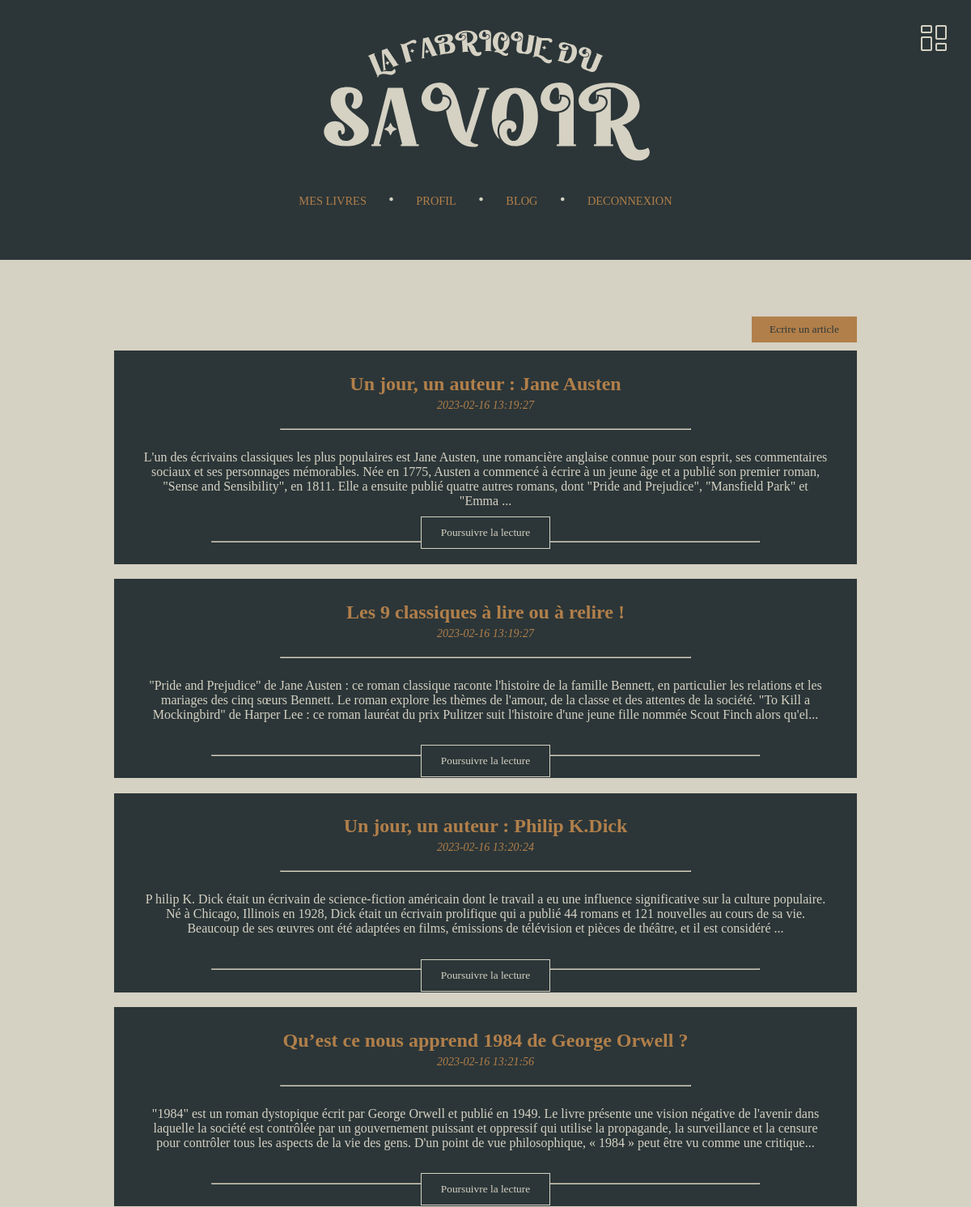
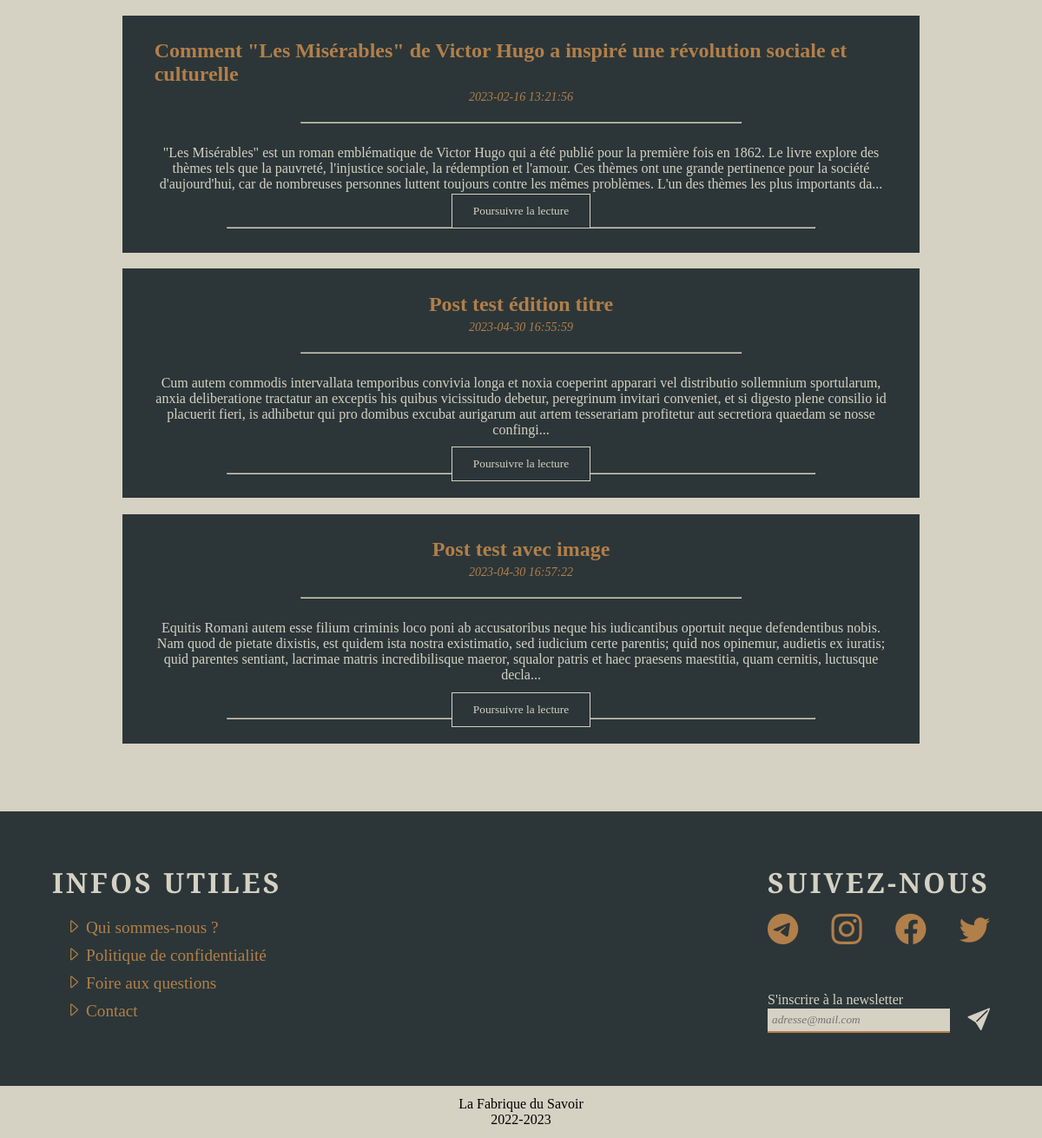
The app's page /controller/controller.pages.php?page=view.blog (signed in) with its own data (2 pictures, top to bottom).
### tables this page shows
CREATE TABLE `posts` (
  `id_post` int(11) NOT NULL,
  `title_post` varchar(100) NOT NULL,
  `date_post` timestamp NOT NULL DEFAULT current_timestamp(),
  `content_post` text NOT NULL,
  `id_user` int(11) DEFAULT NULL
);

### model/model.select.php (called while the page is built, shortened)
<?php
function select_posts($bdd){
    $stmt = $bdd->prepare(" SELECT * FROM posts");
    $stmt->execute();
    return $stmt->fetchAll();
}
?>

### view/view.blog.php (the view, shortened to what this page needs)
<div class="articles">
    <?php if(isset($_SESSION['user']['id_role']) && $_SESSION['user']['id_role'] == 1): ?>
        <a href="../controller/controller.pages.php?page=view.edit&id=0" class="write"><button class="initialize style-btn">Ecrire un article</button></a>
    <?php endif?>
    <?php
        $posts = select_posts($bdd);
        foreach($posts as $post):
    ?>
    <div class="article">
        <h2><?=$post['title_post']?></h2>
        <h3><?=$post['date_post']?></h3>
        <hr>
        <p class="extract"><?php echo substr(strip_tags($post['content_post']), 0, 400)."..."?></p>
        <a href="../controller/controller.pages.php?page=view.post&id=<?=$post['id_post']?>"><button class="initialize">Poursuivre la lecture</button></a>
    </div>
    <?php endforeach ?>
</div>

### view/css/all.css (style rules this page uses)
* { margin: 0; padding: 0; text-decoration: none; list-style-type: none; font-family: Cambria; }
body { overflow-x: hidden; background-color: #2c3638; }
.initialize { background: none; border: none; }
.style-btn { text-align: center; width: 130px; padding: 8px 0; background: #2c3638; color: white; }

### view/css/books.css (style rules this page uses)
:root { --num-columns: 10; --column-gap: 10px; }
h3 { font-size: 14px; }

### view/css/blog.css (style rules this page uses)
.articles { width: 85%; display: flex; flex-direction: column; }
.article { position: relative; background-color: #2c3638; display: flex; flex-direction: column; align-items: center; justify-content: center; padding: 3% 4%; margin-bottom: 2%; }
.article h2, .article h3 { margin-bottom: 5px; color: #b17f4a; }
.article h3 { margin-bottom: 20px; font-weight: 500; font-style: italic; }
.article .extract { margin-top: 25px; margin-bottom: 40px; color: #d5d1c3; }
.article hr { display: block; border-color: #d5d1c3; }
.article hr:nth-of-type(1) { width: 60%; }
.article p { text-align: center; }
.article a { position: absolute; top: 205px; }
.article button { width: 160px; height: 40px; background-color: #2c3638; color: #d5d1c3; font-weight: 500; border: #d5d1c3 1px solid; transition: 0.2s ease-in-out; }
.write { align-self: end; }
.write button { background-color: #b17f4a; color: #2c3638; margin: 10px 0; }

### records on screen
posts: title_post "Un jour, un auteur : Jane Austen", date_post "2023-02-16 13:19:27", content_post "L'un des écrivains classiques les plus populaires est Jane Austen, une romancière anglaise connue pour son esprit, ses commentaires sociaux et ses personnages mémorables. Née en 1775, Austen a commencé à écrire à un jeune âge et a publié son premier roman, \"Sense and Sensibility\", en 1811. Elle a ensuite publié quatre autres romans, dont \"Pride and Prejudice\", \"Mansfield Park\" et \"Emma"
posts: title_post "Les 9 classiques à lire ou à relire !", date_post "2023-02-16 13:19:27", content_post "\"Pride and Prejudice\" de Jane Austen : ce roman classique raconte l'histoire de la famille Bennett, en particulier les relations et les mariages des cinq sœurs Bennett. Le roman explore les thèmes de l'amour, de la classe et des attentes de la société. \"To Kill a Mockingbird\" de Harper Lee : ce roman lauréat du prix Pulitzer suit l'histoire d'une jeune fille nommée Scout Finch alors qu'el"
posts: title_post "Un jour, un auteur : Philip K.Dick", date_post "2023-02-16 13:20:24", content_post "P hilip K. Dick était un écrivain de science-fiction américain dont le travail a eu une influence significative sur la culture populaire. Né à Chicago, Illinois en 1928, Dick était un écrivain prolifique qui a publié 44 romans et 121 nouvelles au cours de sa vie. Beaucoup de ses œuvres ont été adaptées en films, émissions de télévision et pièces de théâtre, et il est considéré"
posts: title_post "Qu’est ce nous apprend 1984 de George Orwell ?", date_post "2023-02-16 13:21:56", content_post "\"1984\" est un roman dystopique écrit par George Orwell et publié en 1949. Le livre présente une vision négative de l'avenir dans laquelle la société est contrôlée par un gouvernement puissant et oppressif qui utilise la propagande, la surveillance et la censure pour contrôler tous les aspects de la vie des gens. D'un point de vue philosophique, « 1984 » peut être vu comme une critique"
posts: title_post "Comment \"Les Misérables\" de Victor Hugo a inspiré une révolution sociale et culturelle", date_post "2023-02-16 13:21:56", content_post "\"Les Misérables\" est un roman emblématique de Victor Hugo qui a été publié pour la première fois en 1862. Le livre explore des thèmes tels que la pauvreté, l'injustice sociale, la rédemption et l'amour. Ces thèmes ont une grande pertinence pour la société d'aujourd'hui, car de nombreuses personnes luttent toujours contre les mêmes problèmes. L'un des thèmes les plus importants da"
posts: title_post "Post test édition titre", date_post "2023-04-30 16:55:59", content_post "Cum autem commodis intervallata temporibus convivia longa et noxia coeperint apparari vel distributio sollemnium sportularum, anxia deliberatione tractatur an exceptis his quibus vicissitudo debetur, peregrinum invitari conveniet, et si digesto plene consilio id placuerit fieri, is adhibetur qui pro domibus excubat aurigarum aut artem tesserariam profitetur aut secretiora quaedam se nosse confingi"
posts: title_post "Post test avec image", date_post "2023-04-30 16:57:22", content_post "Equitis Romani autem esse filium criminis loco poni ab accusatoribus neque his iudicantibus oportuit neque defendentibus nobis. Nam quod de pietate dixistis, est quidem ista nostra existimatio, sed iudicium certe parentis; quid nos opinemur, audietis ex iuratis; quid parentes sentiant, lacrimae matris incredibilisque maeror, squalor patris et haec praesens maestitia, quam cernitis, luctusque decla"
